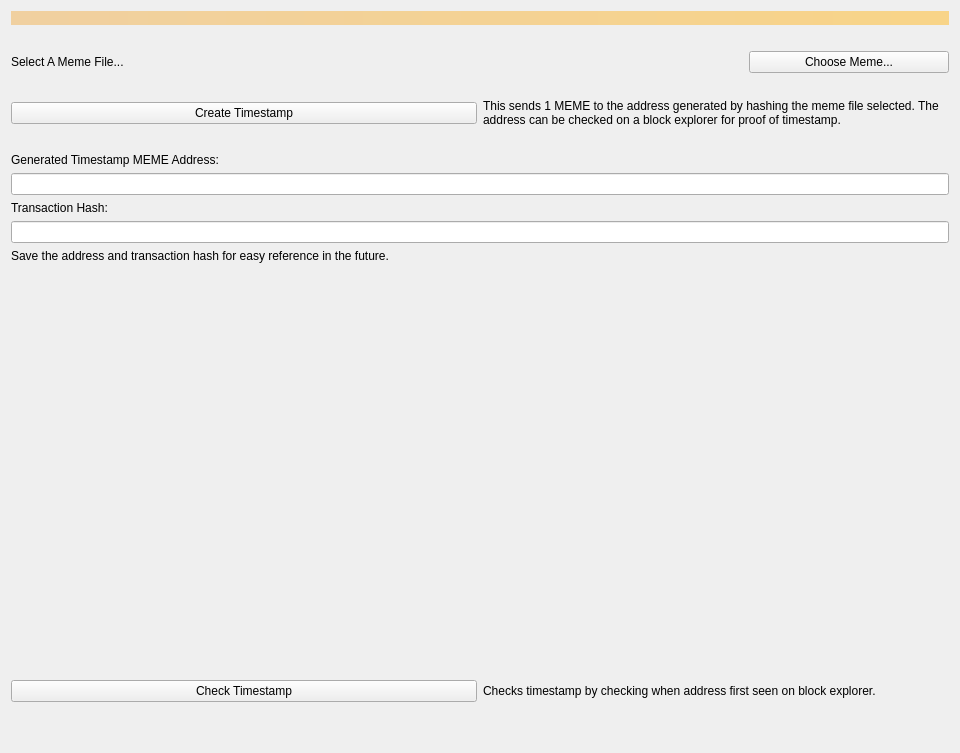
<?xml version="1.0" encoding="UTF-8"?>
<ui version="4.0">
 <class>ProofOfMeme</class>
 <widget class="QWidget" name="ProofOfMeme">
  <property name="geometry">
   <rect>
    <x>0</x>
    <y>0</y>
    <width>960</width>
    <height>753</height>
   </rect>
  </property>
  <property name="minimumSize">
   <size>
    <width>960</width>
    <height>0</height>
   </size>
  </property>
  <property name="windowTitle">
   <string>Form</string>
  </property>
  <layout class="QVBoxLayout" name="topLayout">
   <item>
    <widget class="QLabel" name="labelAlerts">
     <property name="visible">
      <bool>false</bool>
     </property>
     <property name="styleSheet">
      <string notr="true">background-color: qlineargradient(x1: 0, y1: 0, x2: 1, y2: 0, stop:0 #F0D0A0, stop:1 #F8D488); color:#000000;</string>
     </property>
     <property name="wordWrap">
      <bool>true</bool>
     </property>
     <property name="margin">
      <number>3</number>
     </property>
    </widget>
   </item>
   <item>
    <layout class="QHBoxLayout" name="horizontalLayout" stretch="1">
     <item>
      <layout class="QVBoxLayout" name="verticalLayout_2">
       <property name="topMargin">
        <number>20</number>
       </property>
       <property name="bottomMargin">
        <number>20</number>
       </property>
       <item>
        <layout class="QHBoxLayout" name="horizontalLayout_2">
         <property name="bottomMargin">
          <number>20</number>
         </property>
         <item>
          <widget class="QLabel" name="labelFile">
           <property name="text">
            <string>Select A Meme File...</string>
           </property>
          </widget>
         </item>
         <item>
          <widget class="QPushButton" name="filePushButton">
           <property name="maximumSize">
            <size>
             <width>200</width>
             <height>16777215</height>
            </size>
           </property>
           <property name="text">
            <string>Choose Meme...</string>
           </property>
          </widget>
         </item>
        </layout>
       </item>
       <item>
        <layout class="QHBoxLayout" name="horizontalLayout_3">
         <property name="bottomMargin">
          <number>20</number>
         </property>
         <item>
          <widget class="QPushButton" name="createPushButton">
           <property name="text">
            <string>Create Timestamp</string>
           </property>
          </widget>
         </item>
         <item>
          <widget class="QLabel" name="label_2">
           <property name="text">
            <string>&lt;html&gt;&lt;head/&gt;&lt;body&gt;&lt;p&gt;This sends 1 MEME to the address generated by hashing the meme file selected.  The address can be checked on a block explorer for proof of timestamp.&lt;/p&gt;&lt;/body&gt;&lt;/html&gt;</string>
           </property>
           <property name="wordWrap">
            <bool>true</bool>
           </property>
          </widget>
         </item>
        </layout>
       </item>
       <item>
        <widget class="QLabel" name="label">
         <property name="text">
          <string>Generated Timestamp MEME Address:</string>
         </property>
        </widget>
       </item>
       <item>
        <widget class="QLineEdit" name="lineEdit"/>
       </item>
       <item>
        <widget class="QLabel" name="label_4">
         <property name="text">
          <string>Transaction Hash:</string>
         </property>
        </widget>
       </item>
       <item>
        <widget class="QLineEdit" name="txLineEdit"/>
       </item>
       <item>
        <widget class="QLabel" name="label_5">
         <property name="text">
          <string>Save the address and transaction hash for easy reference in the future.</string>
         </property>
        </widget>
       </item>
       <item>
        <spacer name="verticalSpacer">
         <property name="orientation">
          <enum>Qt::Vertical</enum>
         </property>
         <property name="sizeHint" stdset="0">
          <size>
           <width>20</width>
           <height>40</height>
          </size>
         </property>
        </spacer>
       </item>
       <item>
        <layout class="QHBoxLayout" name="horizontalLayout_4">
         <property name="bottomMargin">
          <number>20</number>
         </property>
         <item>
          <widget class="QPushButton" name="checkButton">
           <property name="text">
            <string>Check Timestamp</string>
           </property>
          </widget>
         </item>
         <item>
          <widget class="QLabel" name="label_3">
           <property name="text">
            <string>&lt;html&gt;&lt;head/&gt;&lt;body&gt;&lt;p&gt;Checks timestamp by checking when address first seen on block explorer.&lt;/p&gt;&lt;/body&gt;&lt;/html&gt;</string>
           </property>
           <property name="wordWrap">
            <bool>true</bool>
           </property>
          </widget>
         </item>
        </layout>
       </item>
      </layout>
     </item>
    </layout>
   </item>
  </layout>
 </widget>
 <resources/>
 <connections/>
</ui>
